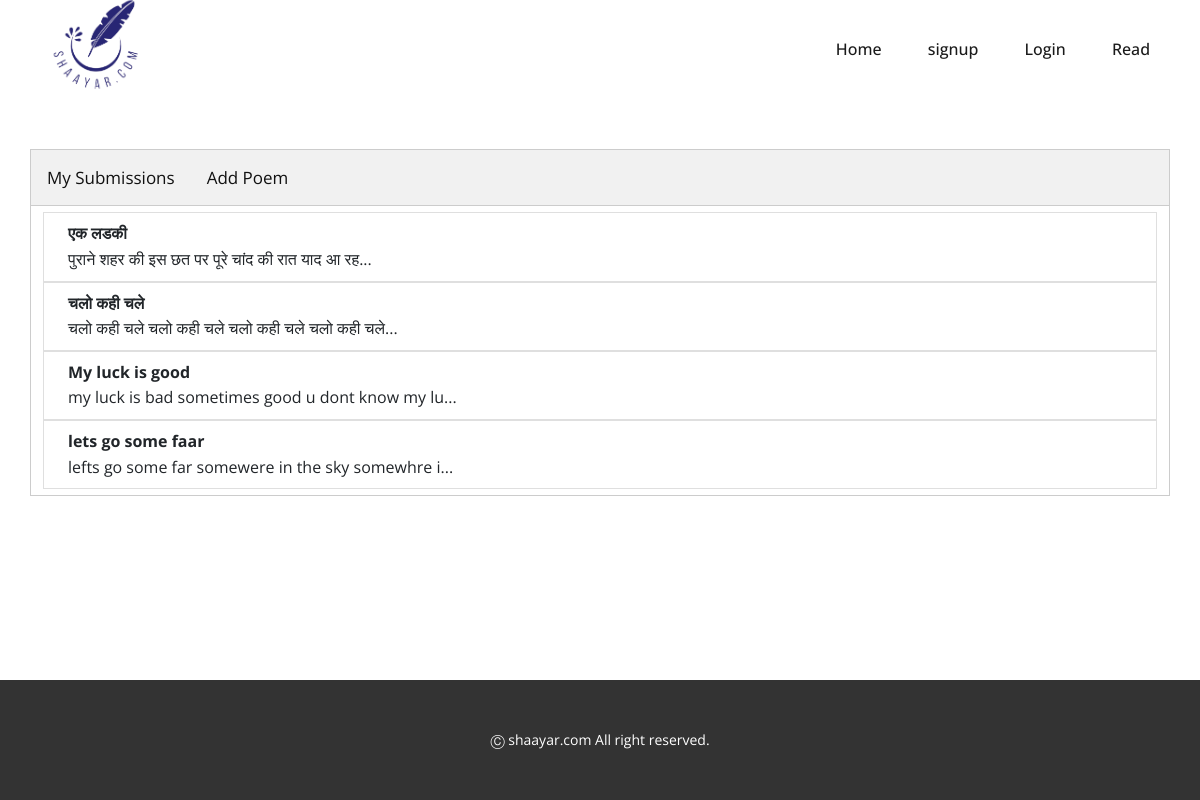
The app's page /dashboard (signed in), older data.
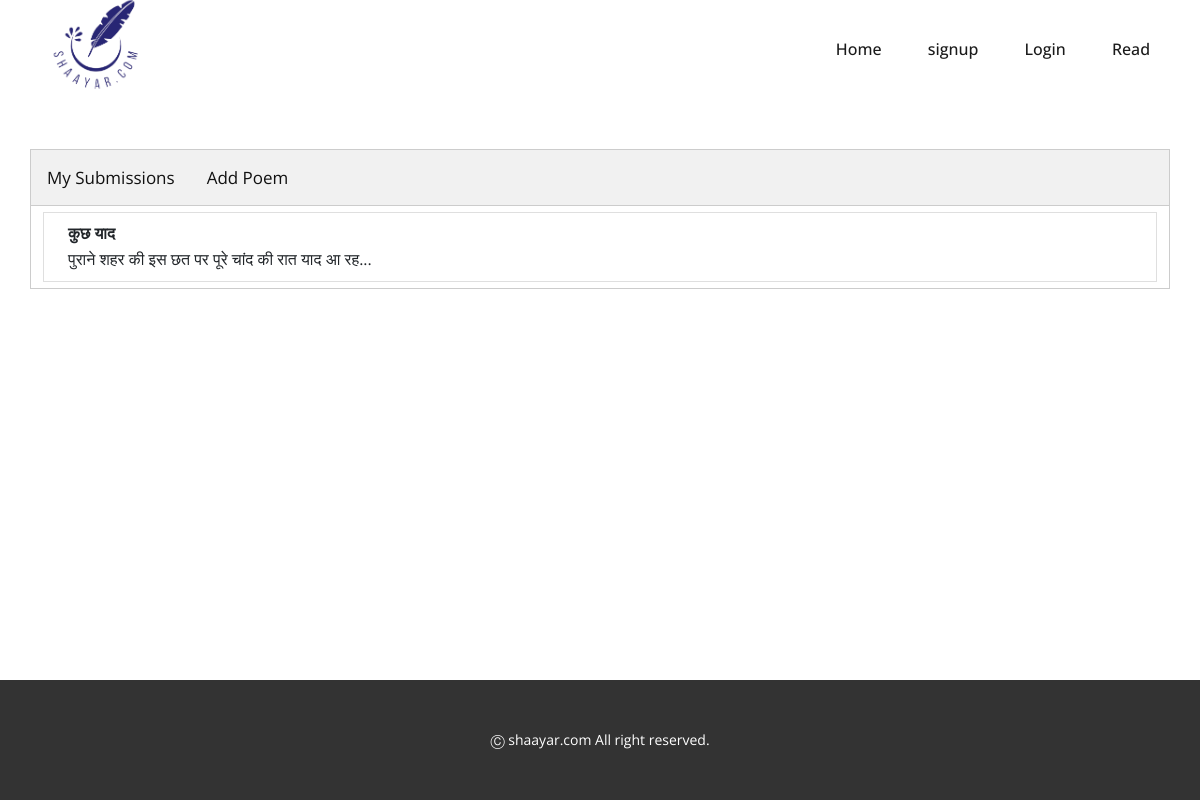
The same page, newer data.
### poetrydb/models.py (models this page shows)
class Poem(models.Model):
    poemID = models.AutoField(primary_key=True)
    lang = models.CharField(max_length=15)
    publish_date = models.DateField(auto_now_add=True)
    author = models.CharField(max_length=100, default="")
    title = models.CharField(max_length=50)
    content = models.CharField(max_length=1000)

### shaayri/views.py (the view, shortened to what this page needs)
# urls.py: path('dashboard', views.dashboard),
def dashboard(request):
    curr_user = request.user
    user = curr_user.username
    poem = Poem.objects.filter(author=user)
    print('logged in user : ', curr_user.username)
    return render(request, 'dashboard.html', {'user':user, 'poems':poem})

### templates/dashboard.html (shortened to what this page needs)
{% load static %}
<!DOCTYPE html>
<html style="font-size: 16px;">
  <head>
    <link rel="stylesheet" href="{% static 'CSS/nicepage.css' %}" media="screen">
    <link rel="stylesheet" href="{% static 'CSS/Read.css' %}" media="screen">
    <link rel="stylesheet" href="{% static 'CSS/dashboard.css' %}">
    <link href="https://cdn.jsdelivr.net/npm/bootstrap@5.1.3/dist/css/bootstrap.min.css" rel="stylesheet">
  </head>
  <body class="u-body"><header class="u-clearfix u-header u-header" id="sec-6ed0"><div class="u-clearfix u-sheet u-sheet-1">
        <a class="u-image u-logo u-image-1" data-image-width="558" data-image-height="447">
          <img src="{% static 'images/shayar-logo-trans.png' %}" class="u-logo-image u-logo-image-1">
        </a>
        <nav class="u-menu u-menu-dropdown u-offcanvas u-menu-1">
          <div class="u-custom-menu u-nav-container">
            <ul class="u-nav u-spacing-2 u-unstyled u-nav-1"><li class="u-nav-item"><a class="u-active-grey-5 u-button-style u-hover-grey-10 u-nav-link u-text-active-grey-90 u-text-grey-90 u-text-hover-grey-90" href="/" style="padding: 10px 20px;">Home</a>
</li>
{% if not user.is_authenticated %}
  <li class="u-nav-item"><a class="u-active-grey-5 u-button-style u-hover-grey-10 u-nav-link u-text-active-grey-90 u-text-grey-90 u-text-hover-grey-90" href="/signup" style="padding: 10px 20px;">signup</a></li>
  <li class="u-nav-item"><a class="u-active-grey-5 u-button-style u-hover-grey-10 u-nav-link u-text-active-grey-90 u-text-grey-90 u-text-hover-grey-90" href="/#sec-d6ff" data-page-id="1652114295" style="padding: 10px 20px;">Login</a></li>
{% endif %}
<li class="u-nav-item"><a class="u-active-grey-5 u-button-style u-hover-grey-10 u-nav-link u-text-active-grey-90 u-text-grey-90 u-text-hover-grey-90" href="/read" style="padding: 10px 20px;">Read</a>
</li>
          </div>
        </nav>
      </div></header>
      <section class="u-clearfix u-section-1" id="sec-bcb9">
        <div class="u-clearfix u-sheet u-sheet-1">
          <br><br>
            <div class="tab">
                <button class="tablinks" onclick="openContainer(event, 'submission')">My Submissions</button>
                <button class="tablinks" onclick="openContainer(event, 'add-poem')">Add Poem</button>
              </div>
              <div id="submission" class="tabcontent" style="display: block;">
                  <ol class="list-group list-group-numbered">
                    {% for poem in poems %}
                    <a href="/dashboard/edit/{{poem.poemID}}" class="text-decoration-none"><li class="list-group-item d-flex justify-content-between align-items-start">
                      <div class="ms-2 me-auto">
                        <div class="fw-bold">{{poem.title}}</div>
                        {{poem.content|slice:":50"}}...
                      </div>
                    </li>
                  </a>
                  {% endfor %}
                </ol>
              </div>
          </div>
      </section>
    <footer class="u-align-center u-clearfix u-footer u-grey-80 u-footer" id="sec-436c"><div class="u-clearfix u-sheet u-sheet-1">
      <p class="u-small-text u-text u-text-variant u-text-1">Ⓒ shaayar.com All right reserved.</p>
    </div></footer>
</body>
</html>

Row changes from the older to the newer data that the page shows:
removed Poem: title "चलो कही चले", content "चलो कही चले चलो कही चले चलो कही चले चलो कही चले"
removed Poem: title "My luck is good", content "my luck is bad sometimes good u dont know my lu"
removed Poem: title "lets go some faar", content "lefts go some far somewere in the sky somewhre i"
changed Poem "पुराने शहर की इस छत पर पूरे चांद की रात याद आ रह": title "एक लडकी" → "कुछ याद"
